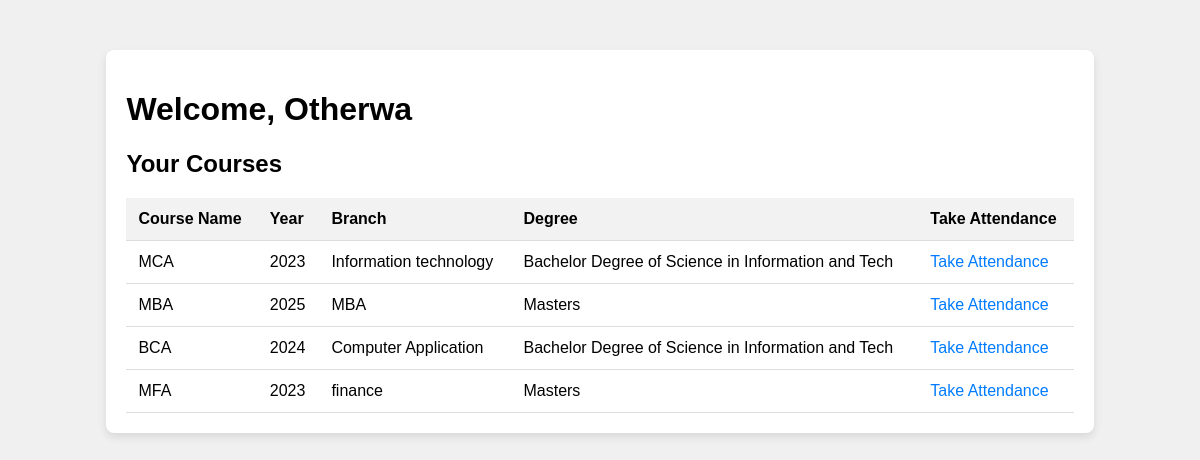
Screenshot of /faculty/Otherwa/ with the database file from the repository.
### myapp/models.py (models this page shows, shortened)
class Faculty(AbstractBaseUser, PermissionsMixin):
    name = models.CharField(max_length=50, unique=True)  # Ensure usernames are unique
    key = models.CharField(max_length=128)
    is_staff = models.BooleanField(default=False)  # Required for admin access
    is_active = models.BooleanField(default=True)  # If the user is active
    USERNAME_FIELD = "name"
    REQUIRED_FIELDS = []  # Any additional fields required for the user creation
    groups = models.ManyToManyField(
        "auth.Group",
        related_name="faculty_groups",  # Change to a unique related name
        blank=True,
    )
    user_permissions = models.ManyToManyField(
        "auth.Permission",
        related_name="faculty_user_permissions",  # Change to a unique related name
        blank=True,
    )
    objects = FacultyManager()

class Course(models.Model):
    course = models.CharField(max_length=100)
    year = models.CharField(max_length=50)
    branch = models.CharField(max_length=50)
    degree = models.ForeignKey(
        Degree, on_delete=models.CASCADE
    )  # Use ForeignKey for relationship
    students = models.ManyToManyField(
        Student, related_name="courses"
    )  # Use plural for clarity

class Degree(models.Model):
    degree = models.CharField(max_length=50)  # Increase max_length for flexibility
    years = models.CharField(max_length=50)
    branches = models.CharField(max_length=50)
    def __str__(self):
        return self.degree

### myapp/views.py (the view)
def faculty_dashboard(request, faculty_name):
    faculty = get_object_or_404(Faculty, name=faculty_name)
    courses = (
        Course.objects.all()
    )  # Adjust logic to filter based on faculty if applicable
    context = {
        "faculty": faculty,
        "courses": courses,
    }
    return render(request, "faculty_dashboard.html", context)

### templates/faculty_dashboard.html (shortened to what this page needs)
<!DOCTYPE html>
<html lang="en">
  <head>
  </head>
  <body>
    <div class="container">
      <h1>Welcome, {{ faculty.name }}</h1>
      <h2>Your Courses</h2>
      <table>
        <thead>
          <tr>
            <th>Course Name</th>
            <th>Year</th>
            <th>Branch</th>
            <th>Degree</th>
            <th>Take Attendance</th>
          </tr>
        </thead>
        <tbody>
          {% for course in courses %}
          <tr>
            <td>{{ course.course }}</td>
            <td>{{ course.year }}</td>
            <td>{{ course.branch }}</td>
            <td>{{ course.degree }}</td>
            <td>
              <a href="{% url 'take_attendance' course.id %}"
                >Take Attendance</a
              >
            </td>
          </tr>
          {% endfor %}
        </tbody>
      </table>
    </div>
  </body>
</html>

### templates/faculty_dashboard.html (style rules this page uses)
body { font-family: Arial, sans-serif; background-color: #f0f0f0; }
.container { width: 80%; margin: 50px auto; background-color: white; padding: 20px; border-radius: 8px; box-shadow: 0 4px 8px rgba(0, 0, 0, 0.1); }
table { width: 100%; border-collapse: collapse; margin-top: 20px; }
th, td { padding: 12px; text-align: left; border-bottom: 1px solid #ddd; }
th { background-color: #f2f2f2; }
a { color: #007bff; text-decoration: none; }

### rows the page displays
Faculty: name "Otherwa"
Course: course "MCA", year "2023", branch "Information technology", degree "Bachelor Degree of Science in Information and Tech"
Course: course "MBA", year "2025", branch "MBA", degree "Masters"
Course: course "BCA", year "2024", branch "Computer Application", degree "Bachelor Degree of Science in Information and Tech"
Course: course "MFA", year "2023", branch "finance", degree "Masters"
